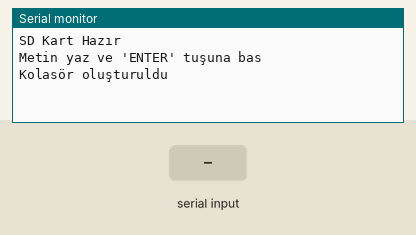
The sketch below on a simulated ESP32. Parts: the last lines printed to the serial monitor. The inputs (shaded band) are chosen by the test bench. Storage starts empty.

Above: at 1.2 s.
1.3 s: "Kontrol\n" received over Serial
At 2.3 s:
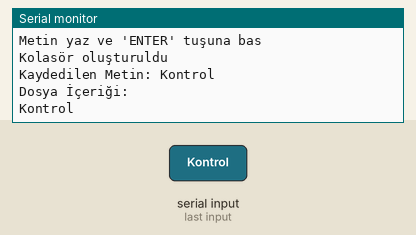
2.8 s: "1\n" received over Serial
At 3.3 s:
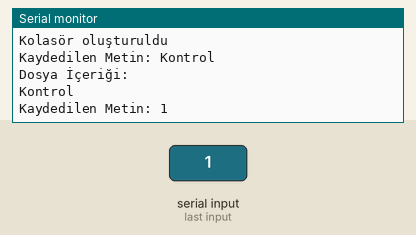
4.3 s: "Kontrol\n" received over Serial
At 4.7 s:
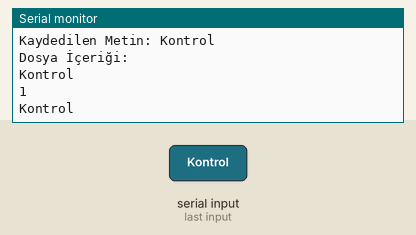

Measured:
- after the input at 1.3 s, the serial monitor: prints a new line at once (image 1)
- after the input at 2.8 s, the serial monitor: prints a new line at once (image 2)
- after the input at 4.3 s, the serial monitor: prints a new line at once (image 3)

The sketch:

ESP32-SD-kartin-icine-dosya-acma-ve-metin-yazdirma.ino
```cpp
#include <SPI.h>
#include <SD.h>

#define CS_pin 5


void setup() {
  Serial.begin(115200);

  if(!SD.begin(CS_pin)){
    Serial.println("Sd KArt Bulunamadı");
    return;
  }

  Serial.println("SD Kart Hazır");
  Serial.println("Metin yaz ve 'ENTER' tuşuna bas");

  if(SD.mkdir("/kodla oluşan klasör")){
    Serial.println("Kolasör oluşturuldu");

  }else{
    Serial.println("Kalsör zaten var yada oluşturulamadı");

  }


}

void loop() {
  if(Serial.available()){
    String gelen = Serial.readStringUntil('\n');
    gelen.trim();

    File file = SD.open("/kodla oluşan klasör/test5.txt", FILE_APPEND);

    if(!file){
      Serial.println("Dosya Açilamadı");
      return;
    }

    file.println(gelen);
    file.close();

    Serial.println("Kaydedilen Metin: " + gelen);


    //Bir şey denicem
    if(gelen == "Kontrol"){
      File file = SD.open("/kodla oluşan klasör/test5.txt");

      if(!file){
        Serial.println("Dosya Acılamadı");
        return;
      }
      Serial.println("Dosya İçeriği: ");
      while(file.available()){
        char c = file.read();
        Serial.print(c);
      }

      file.close();
    }

  }

}
```
